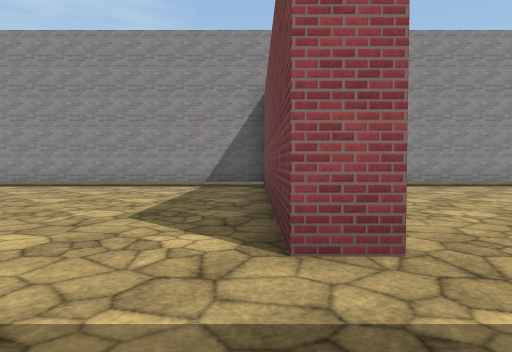
view 1 (above)

23 first-person views from a walk through a Unity game level. The camera is 1.2 m above the floor, tilts 2° down and sees 75° across. The floor is counted in squares, 2 m on a side. Each view is taken from the middle of a square. On the plan, view 1 faces up. The plan holds only what a view shows up to about 10 squares ahead; the rest is blank. The place goes on beyond the plan. The player character is not drawn. Surface patterns are stand-ins for the level's own textures.

view 2
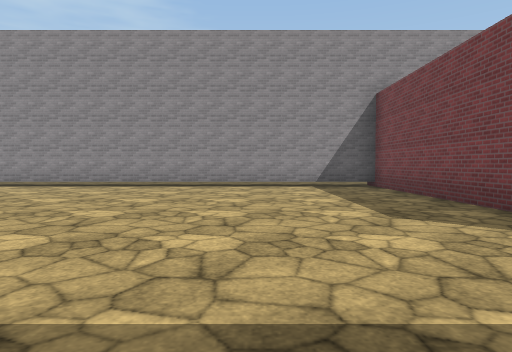

view 3
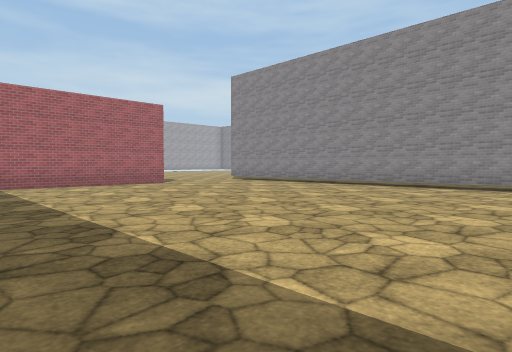

view 4
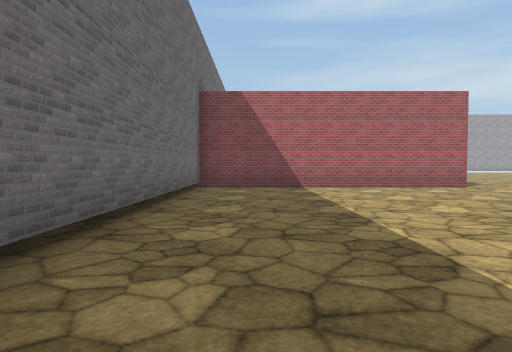

view 5
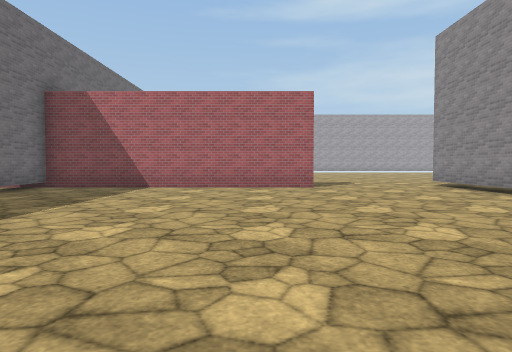

view 6
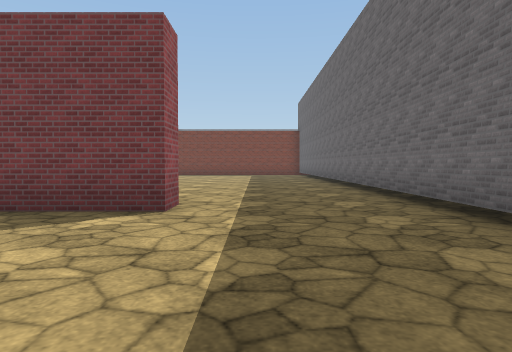

view 7
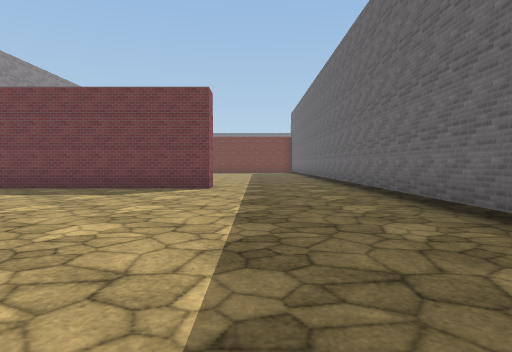

view 8
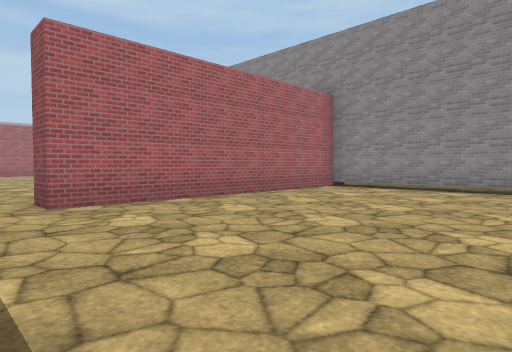

view 9
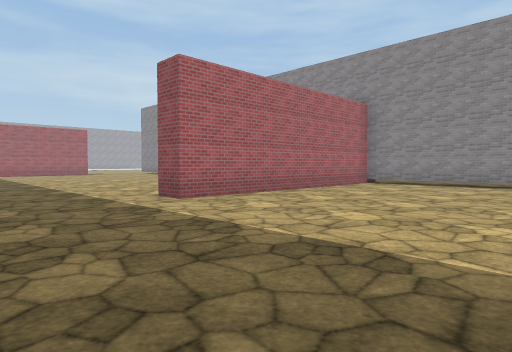

view 10
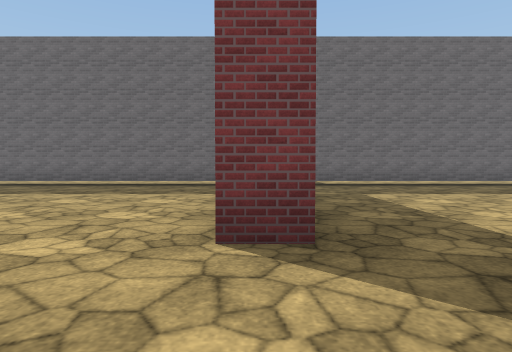

view 11
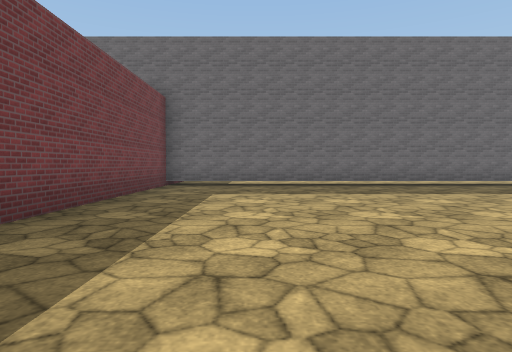

view 12
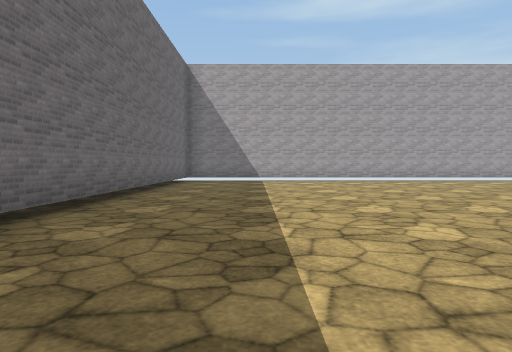

view 13
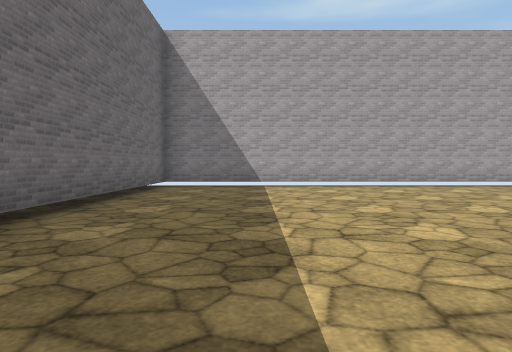

view 14
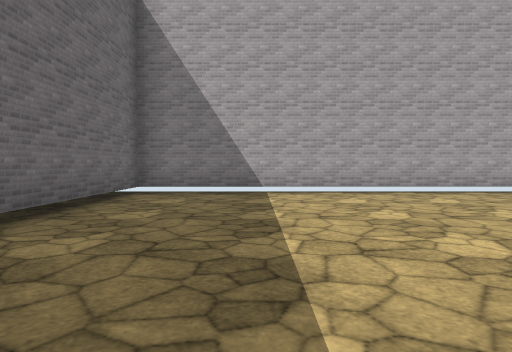

view 15
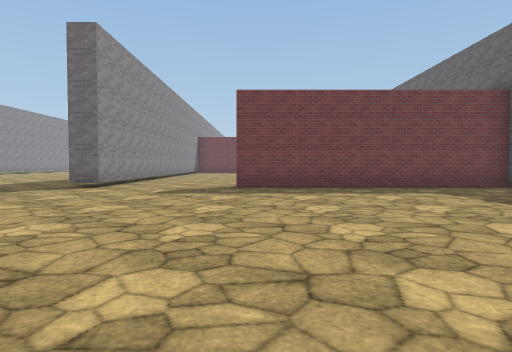

view 16
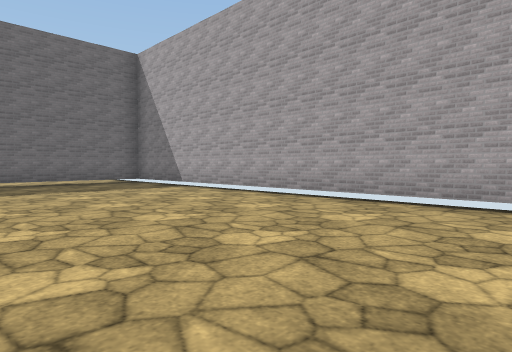

view 17
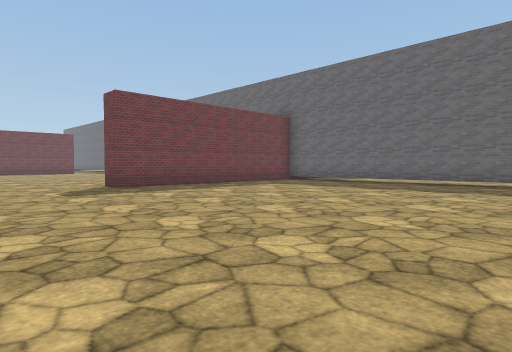

view 18
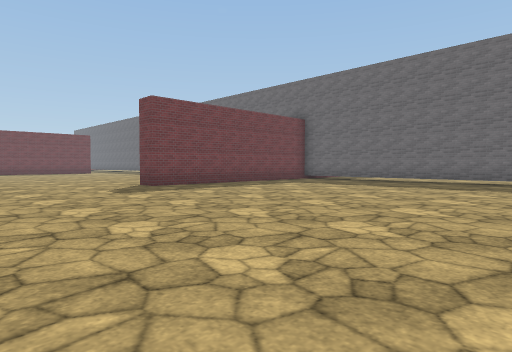

view 19
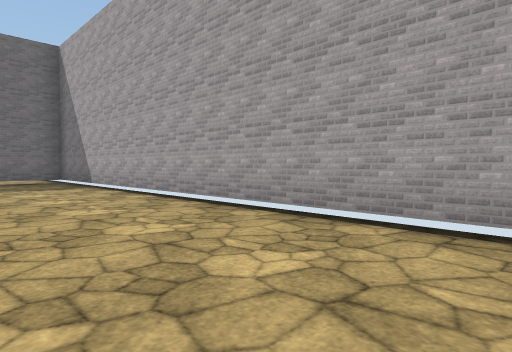

view 20
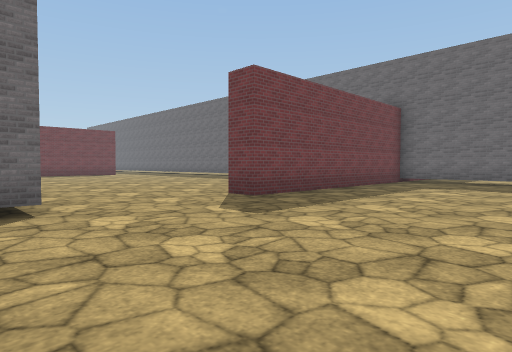

view 21
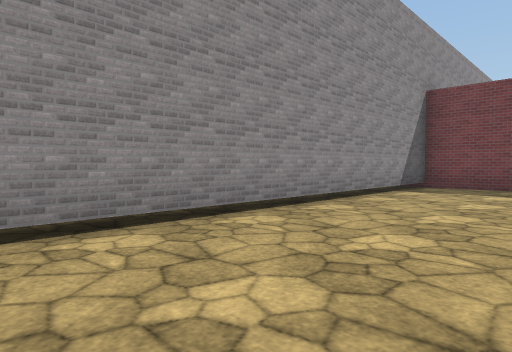

view 22
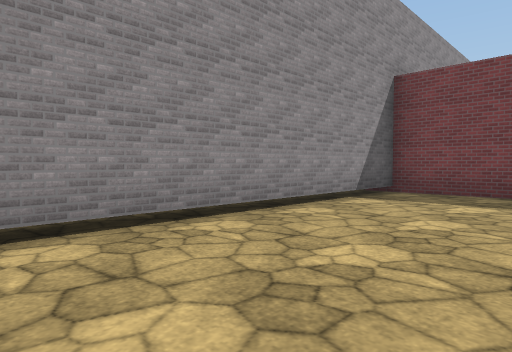

view 23
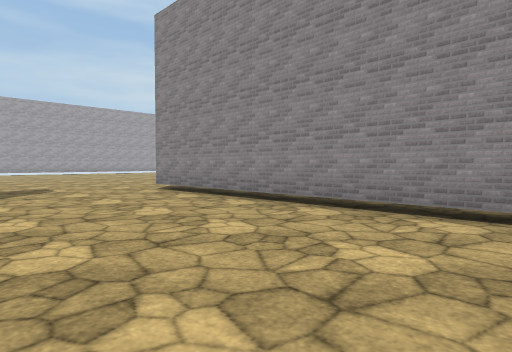

### Floor plan
Key: @ floor where view 1 was taken; # wall or solid block; . floor; T thing the floor can be seen under or through.
Columns run from 29 left of view 1 to 6 right of it. Each row starts with its distance up from view 1.
 10 #...  .....................    ....
  9 #..............TTTTTTTTTTT#####TTTT#
  8 #.............................#.....
  7 #.............................#....
  6 #.............................#....
  5 #..............#..............#.....
  4 #..............#..............#.....
  3 #..............#..............#.....
  2 #..............#....................
  1 #..............#....................
  0 #..............#.............@......
 -1 #..............#....................
 -2 ####################################

Positions as (right, up) in squares from view 1, and headings:
1: (0, 0), facing up
2: (-3, 0), facing up
3: (-4, 0), facing up-left
4: (-5, 0), facing left
5: (-5, 4), facing left
6: (-4, 1), facing right
7: (-8, 1), facing right
8: (6, 1), facing up-left
9: (6, -1), facing up-left
10: (-14, 8), facing down
11: (-17, 8), facing down
12: (-17, 1), facing left
13: (-20, 1), facing left
14: (-22, 1), facing left
15: (-23, 5), facing right
16: (-24, 9), facing down-left
17: (-23, 9), facing down-right
18: (-23, 10), facing down-right
19: (-26, 10), facing down-left
20: (-19, 10), facing down-right
21: (-9, 6), facing up-right
22: (-7, 6), facing up-right
23: (-7, 5), facing up-left
